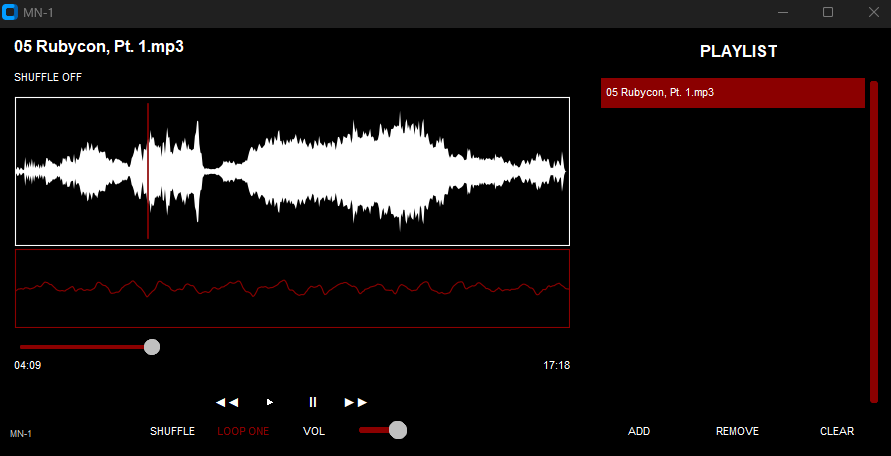

The script that drew this image:
import customtkinter as ctk
from tkinter import filedialog
import pygame
import os
from mutagen.mp3 import MP3
from mutagen.flac import FLAC as FLAC_MUTAGEN
import time
import random
import threading
import numpy as np
import soundfile as sf # Using soundfile for waveform generation
import matplotlib.pyplot as plt
from matplotlib.backends.backend_tkagg import FigureCanvasTkAgg
import traceback
import subprocess # Keep for potential future use or if needed by other libs
import sys # Keep for sys module usage

# --- Color Definitions ---
COLOR_BLACK = "#000000"; COLOR_WHITE = "#FFFFFF"; COLOR_NEAR_WHITE = "#F5F5F5"
COLOR_DEEP_RED = "#8B0000"; COLOR_LIGHT_RED_HOVER = "#A52A2A"; COLOR_BRIGHT_RED = "#FF0000"
COLOR_DARK_GRAY = "#333333"; COLOR_LIGHT_GRAY = "#D3D3D3"; COLOR_MID_GRAY = "#404040"
COLOR_DARKER_MID_GRAY = "#505050"; COLOR_LIGHTER_MID_GRAY = "#666666"
COLOR_GOLD = "#FFD700"; COLOR_LIGHT_GOLD = "#F0E68C"; COLOR_DARK_GOLD = "#B8860B"
COLOR_ORANGE = "#FFA500"; COLOR_LIGHT_ORANGE = "#FFDAB9"; COLOR_DARK_ORANGE = "#CD853F"
COLOR_PURPLE = "#8A2BE2"; COLOR_LIGHT_PURPLE = "#D8BFD8"; COLOR_DARK_PURPLE = "#4B0082"
COLOR_GREEN = "#32CD32"; COLOR_LIGHT_GREEN = "#90EE90"; COLOR_DARK_GREEN = "#006400"
COLOR_BLUE = "#00BFFF"; COLOR_LIGHT_BLUE = "#ADD8E6"; COLOR_DARK_BLUE = "#00008B"
COLOR_SUNSET_L1 = "#4D1F18"; COLOR_SUNSET_L2 = "#8C3B2E"; COLOR_SUNSET_L3 = "#C84C2F"
COLOR_SUNSET_L4 = "#D6704F"; COLOR_SUNSET_L5 = "#E09A5F"; COLOR_SUNSET_L6 = "#EEDAA8"
COLOR_OCEAN_L1 = "#172B40"; COLOR_OCEAN_L2 = "#1E3C58"; COLOR_OCEAN_L3 = "#3A6EA5"
COLOR_OCEAN_L4 = "#4C8BC9"; COLOR_OCEAN_L5 = "#4CAF8B"; COLOR_OCEAN_L6 = "#88C0B3"
COLOR_EMBER_L1 = "#4A6A5A"; COLOR_EMBER_L2 = "#9ABCA7"; COLOR_EMBER_L3 = "#FF7F50"
COLOR_EMBER_L4 = "#FFA07A"; COLOR_EMBER_L5 = "#FFDAB9"; COLOR_EMBER_L6 = "#FFE4E1"
COLOR_CYBERPUNK_L1 = "#10101A"; COLOR_CYBERPUNK_L2 = "#2A0944"; COLOR_CYBERPUNK_L3 = "#00F0FF"
COLOR_CYBERPUNK_L4 = "#E01E5A"; COLOR_CYBERPUNK_L5 = "#FFD300"; COLOR_CYBERPUNK_L6 = "#C0C0FF"
COLOR_SILVER_L1 = COLOR_NEAR_WHITE; COLOR_SILVER_L2 = "#D8D8D8"; COLOR_SILVER_L3 = "#C0C0C0"
COLOR_SILVER_L4 = "#A0A0A0"; COLOR_SILVER_L5 = "#404040"; COLOR_SILVER_L6 = COLOR_BLACK
COLOR_DARK_RED_DIM = "#600000"
COLOR_MID_DARK_GRAY = "#2A2A2A"
COLOR_VERY_LIGHT_GRAY = "#EEEEEE"
COLOR_VERY_DARK_GRAY = "#1E1E1E"
COLOR_DARK_GOLD_DIM = "#805306"
COLOR_DARK_ORANGE_DIM = "#8B4513" # SaddleBrown
COLOR_DARK_PURPLE_DIM = "#301934" # DarkPurple
COLOR_DARK_GREEN_DIM = "#004d00"
COLOR_DARK_BLUE_DIM = "#000050"

# --- Theme Palettes ---
THEMES = {
    "dark": {
        "L1_bg": COLOR_BLACK, "L2_element_dark": COLOR_MID_DARK_GRAY, "L3_accent_primary": COLOR_DEEP_RED,
        "L4_hover_bg": COLOR_DARK_GRAY, "L5_accent_secondary": COLOR_BRIGHT_RED, "L6_text_light": COLOR_WHITE,
        "slider_button": COLOR_SILVER_L3, "slider_button_hover": COLOR_BRIGHT_RED,
        "plot_bg": COLOR_BLACK, "plot_wave_main": COLOR_WHITE, "plot_osc_main": COLOR_DEEP_RED,
        "plot_wave_indicator": COLOR_BRIGHT_RED, "plot_spine": COLOR_WHITE, "plot_text": COLOR_WHITE,
        "list_scrollbar": COLOR_DARK_GRAY, "list_scrollbar_hover": COLOR_WHITE,
    },
    "light": {
        "L1_bg": COLOR_WHITE, "L2_element_dark": COLOR_LIGHT_GRAY, "L3_accent_primary": COLOR_DEEP_RED,
        "L4_hover_bg": COLOR_VERY_LIGHT_GRAY, "L5_accent_secondary": COLOR_BRIGHT_RED, "L6_text_light": COLOR_BLACK,
        "slider_button": COLOR_BLACK, "slider_button_hover": COLOR_DEEP_RED,
        "plot_bg": COLOR_WHITE, "plot_wave_main": COLOR_LIGHT_GRAY, "plot_osc_main": COLOR_DEEP_RED,
        "plot_wave_indicator": COLOR_BRIGHT_RED, "plot_spine": COLOR_BLACK, "plot_text": COLOR_BLACK,
        "list_scrollbar": COLOR_DEEP_RED, "list_scrollbar_hover": COLOR_BLACK,
    },
    "grey": {
        "L1_bg": COLOR_MID_GRAY, "L2_element_dark": COLOR_DARKER_MID_GRAY, "L3_accent_primary": COLOR_DEEP_RED,
        "L4_hover_bg": COLOR_LIGHTER_MID_GRAY, "L5_accent_secondary": COLOR_BRIGHT_RED, "L6_text_light": COLOR_WHITE,
        "slider_button": COLOR_SILVER_L3, "slider_button_hover": COLOR_BRIGHT_RED,
        "plot_bg": COLOR_MID_GRAY, "plot_wave_main": COLOR_SILVER_L3, "plot_osc_main": COLOR_DEEP_RED,
        "plot_wave_indicator": COLOR_BRIGHT_RED, "plot_spine": COLOR_SILVER_L3, "plot_text": COLOR_SILVER_L3,
        "list_scrollbar": COLOR_DEEP_RED, "list_scrollbar_hover": COLOR_WHITE,
    },
     "red": {
        "L1_bg": COLOR_DEEP_RED, "L2_element_dark": COLOR_DARK_RED_DIM, "L3_accent_primary": COLOR_WHITE,
        "L4_hover_bg": COLOR_LIGHT_RED_HOVER, "L5_accent_secondary": COLOR_LIGHT_GRAY, "L6_text_light": COLOR_WHITE,
        "slider_button": COLOR_WHITE, "slider_button_hover": COLOR_LIGHT_GRAY,
        "plot_bg": COLOR_DEEP_RED, "plot_wave_main": COLOR_WHITE, "plot_osc_main": COLOR_WHITE,
        "plot_wave_indicator": COLOR_BLACK, "plot_spine": COLOR_WHITE, "plot_text": COLOR_WHITE,
        "list_scrollbar": COLOR_WHITE, "list_scrollbar_hover": COLOR_BLACK,
    },
     "gold": {
        "L1_bg": COLOR_BLACK, "L2_element_dark": COLOR_DARK_GOLD_DIM, "L3_accent_primary": COLOR_GOLD,
        "L4_hover_bg": COLOR_DARK_GOLD, "L5_accent_secondary": COLOR_LIGHT_GOLD, "L6_text_light": COLOR_NEAR_WHITE,
        "slider_button": COLOR_NEAR_WHITE, "slider_button_hover": COLOR_LIGHT_GOLD,
        "plot_bg": COLOR_BLACK, "plot_wave_main": COLOR_GOLD, "plot_osc_main": COLOR_LIGHT_GOLD,
        "plot_wave_indicator": COLOR_LIGHT_GOLD, "plot_spine": COLOR_DARK_GOLD, "plot_text": COLOR_NEAR_WHITE,
        "list_scrollbar": COLOR_DARK_GOLD_DIM, "list_scrollbar_hover": COLOR_LIGHT_GOLD,
    },
    "orange": {
        "L1_bg": COLOR_BLACK, "L2_element_dark": COLOR_DARK_ORANGE_DIM, "L3_accent_primary": COLOR_ORANGE,
        "L4_hover_bg": COLOR_DARK_ORANGE, "L5_accent_secondary": COLOR_LIGHT_ORANGE, "L6_text_light": COLOR_NEAR_WHITE,
        "slider_button": COLOR_NEAR_WHITE, "slider_button_hover": COLOR_LIGHT_ORANGE,
        "plot_bg": COLOR_BLACK, "plot_wave_main": COLOR_ORANGE, "plot_osc_main": COLOR_LIGHT_ORANGE,
        "plot_wave_indicator": COLOR_LIGHT_ORANGE, "plot_spine": COLOR_DARK_ORANGE, "plot_text": COLOR_NEAR_WHITE,
        "list_scrollbar": COLOR_DARK_ORANGE_DIM, "list_scrollbar_hover": COLOR_LIGHT_ORANGE,
    },
    "purple": {
        "L1_bg": COLOR_BLACK, "L2_element_dark": COLOR_DARK_PURPLE_DIM, "L3_accent_primary": COLOR_PURPLE,
        "L4_hover_bg": COLOR_DARK_PURPLE, "L5_accent_secondary": COLOR_LIGHT_PURPLE, "L6_text_light": COLOR_NEAR_WHITE,
        "slider_button": COLOR_NEAR_WHITE, "slider_button_hover": COLOR_LIGHT_PURPLE,
        "plot_bg": COLOR_BLACK, "plot_wave_main": COLOR_PURPLE, "plot_osc_main": COLOR_LIGHT_PURPLE,
        "plot_wave_indicator": COLOR_LIGHT_PURPLE, "plot_spine": COLOR_DARK_PURPLE, "plot_text": COLOR_NEAR_WHITE,
        "list_scrollbar": COLOR_DARK_PURPLE_DIM, "list_scrollbar_hover": COLOR_LIGHT_PURPLE,
    },
    "green": {
        "L1_bg": COLOR_BLACK, "L2_element_dark": COLOR_DARK_GREEN_DIM, "L3_accent_primary": COLOR_GREEN,
        "L4_hover_bg": COLOR_DARK_GREEN, "L5_accent_secondary": COLOR_LIGHT_GREEN, "L6_text_light": COLOR_NEAR_WHITE,
        "slider_button": COLOR_NEAR_WHITE, "slider_button_hover": COLOR_LIGHT_GREEN,
        "plot_bg": COLOR_BLACK, "plot_wave_main": COLOR_GREEN, "plot_osc_main": COLOR_LIGHT_GREEN,
        "plot_wave_indicator": COLOR_LIGHT_GREEN, "plot_spine": COLOR_DARK_GREEN, "plot_text": COLOR_NEAR_WHITE,
        "list_scrollbar": COLOR_DARK_GREEN_DIM, "list_scrollbar_hover": COLOR_LIGHT_GREEN,
    },
    "blue": {
        "L1_bg": COLOR_BLACK, "L2_element_dark": COLOR_DARK_BLUE_DIM, "L3_accent_primary": COLOR_BLUE,
        "L4_hover_bg": COLOR_DARK_BLUE, "L5_accent_secondary": COLOR_LIGHT_BLUE, "L6_text_light": COLOR_NEAR_WHITE,
        "slider_button": COLOR_NEAR_WHITE, "slider_button_hover": COLOR_LIGHT_BLUE,
        "plot_bg": COLOR_BLACK, "plot_wave_main": COLOR_BLUE, "plot_osc_main": COLOR_LIGHT_BLUE,
        "plot_wave_indicator": COLOR_LIGHT_BLUE, "plot_spine": COLOR_DARK_BLUE, "plot_text": COLOR_NEAR_WHITE,
        "list_scrollbar": COLOR_DARK_BLUE_DIM, "list_scrollbar_hover": COLOR_LIGHT_BLUE,
    },
    "silver": {
        "L1_bg": COLOR_SILVER_L6, "L2_element_dark": COLOR_SILVER_L5, "L3_accent_primary": COLOR_SILVER_L3,
        "L4_hover_bg": COLOR_SILVER_L4, "L5_accent_secondary": COLOR_SILVER_L2, "L6_text_light": COLOR_SILVER_L1,
        "slider_button": COLOR_SILVER_L1, "slider_button_hover": COLOR_SILVER_L2,
        "plot_bg": COLOR_SILVER_L6, "plot_wave_main": COLOR_SILVER_L3, "plot_osc_main": COLOR_SILVER_L3,
        "plot_wave_indicator": COLOR_SILVER_L2, "plot_spine": COLOR_SILVER_L5,
        "plot_text": COLOR_SILVER_L1,
        "list_scrollbar": COLOR_SILVER_L5, "list_scrollbar_hover": COLOR_SILVER_L4,
    },
    "sunset": {
        "L1_bg": COLOR_BLACK, "L2_element_dark": COLOR_SUNSET_L2, "L3_accent_primary": COLOR_SUNSET_L3,
        "L4_hover_bg": COLOR_SUNSET_L4, "L5_accent_secondary": COLOR_SUNSET_L5, "L6_text_light": COLOR_NEAR_WHITE,
        "slider_button": COLOR_NEAR_WHITE, "slider_button_hover": COLOR_SUNSET_L6,
        "plot_bg": COLOR_BLACK, "plot_wave_main": COLOR_NEAR_WHITE, "plot_osc_main": COLOR_SUNSET_L3,
        "plot_wave_indicator": COLOR_SUNSET_L5, "plot_spine": COLOR_SUNSET_L2, "plot_text": COLOR_NEAR_WHITE,
        "list_scrollbar": COLOR_SUNSET_L2, "list_scrollbar_hover": COLOR_SUNSET_L5,
    },
    "ocean": {
        "L1_bg": COLOR_BLACK, "L2_element_dark": COLOR_OCEAN_L2, "L3_accent_primary": COLOR_OCEAN_L3,
        "L4_hover_bg": COLOR_OCEAN_L4, "L5_accent_secondary": COLOR_OCEAN_L5, "L6_text_light": COLOR_NEAR_WHITE,
        "slider_button": COLOR_NEAR_WHITE, "slider_button_hover": COLOR_OCEAN_L6,
        "plot_bg": COLOR_BLACK, "plot_wave_main": COLOR_NEAR_WHITE, "plot_osc_main": COLOR_OCEAN_L3,
        "plot_wave_indicator": COLOR_OCEAN_L5, "plot_spine": COLOR_OCEAN_L2, "plot_text": COLOR_NEAR_WHITE,
        "list_scrollbar": COLOR_OCEAN_L2, "list_scrollbar_hover": COLOR_OCEAN_L5,
    },
    "ember": {
        "L1_bg": COLOR_BLACK, "L2_element_dark": COLOR_EMBER_L2, "L3_accent_primary": COLOR_EMBER_L3,
        "L4_hover_bg": COLOR_EMBER_L4, "L5_accent_secondary": COLOR_EMBER_L5, "L6_text_light": COLOR_NEAR_WHITE,
        "slider_button": COLOR_NEAR_WHITE, "slider_button_hover": COLOR_EMBER_L6,
        "plot_bg": COLOR_BLACK, "plot_wave_main": COLOR_NEAR_WHITE, "plot_osc_main": COLOR_EMBER_L3,
        "plot_wave_indicator": COLOR_EMBER_L5, "plot_spine": COLOR_EMBER_L2, "plot_text": COLOR_NEAR_WHITE,
        "list_scrollbar": COLOR_EMBER_L2, "list_scrollbar_hover": COLOR_EMBER_L5,
    },
    "cyberpunk": {
        "L1_bg": COLOR_CYBERPUNK_L1, "L2_element_dark": COLOR_CYBERPUNK_L2, "L3_accent_primary": COLOR_CYBERPUNK_L3,
        "L4_hover_bg": COLOR_CYBERPUNK_L4, "L5_accent_secondary": COLOR_CYBERPUNK_L5, "L6_text_light": COLOR_NEAR_WHITE,
        "slider_button": COLOR_NEAR_WHITE, "slider_button_hover": COLOR_CYBERPUNK_L6,
        "plot_bg": COLOR_CYBERPUNK_L1, "plot_wave_main": COLOR_NEAR_WHITE, "plot_osc_main": COLOR_CYBERPUNK_L3,
        "plot_wave_indicator": COLOR_CYBERPUNK_L5, "plot_spine": COLOR_CYBERPUNK_L2, "plot_text": COLOR_NEAR_WHITE,
        "list_scrollbar": COLOR_CYBERPUNK_L2, "list_scrollbar_hover": COLOR_CYBERPUNK_L5,
    },
}

SPINE_LINEWIDTH = 0.8

class MN1MusicPlayer:
    def __init__(self, root):
        self.root = root
        self.root.title("MN-1")
        self.root.geometry("800x650")
        self.root.resizable(True, True)

        try:
            if os.name == 'nt':
                self.root.wm_attributes("-topmost", True)
                print("Window set to always on top.")
        except Exception as e:
            print(f"Could not set always-on-top attribute: {e}")

        self.themes = THEMES
        self.theme_cycle = [
             "dark", "light", "grey", "red", "gold", "orange", "silver",
             "purple", "green", "blue", "sunset", "ocean",
             "ember", "cyberpunk"
        ]
        self.current_theme_name = "dark"

        try:
            pygame.mixer.init()
        except pygame.error as e:
            print(f"FATAL: Error initializing pygame mixer: {e}")
            try:
                import tkinter.messagebox
                tkinter.messagebox.showerror("Pygame Error", f"Could not initialize audio output.\nError: {e}\n\nThe application might not play sound.")
            except: pass

        self.current_song = ""
        self.songs_list = []
        self.current_song_index = 0
        self.previous_volume = 0.5
        self.stopped_position = 0.0
        self.playing_state = False; self.paused = False; self.shuffle_state = False
        self.loop_state = 0; self.muted = False; self.slider_active = False
        self.waveform_dragging = False; self.is_seeking = False
        self.is_generating_waveform = False; self.is_loading = False; self.has_error = False
        self.sidebar_visible = True

        try: pygame.mixer.music.set_volume(self.previous_volume)
        except Exception as e: print(f"Warning: Could not set initial volume: {e}")

        self.title_font = ("SF Mono", 16, "bold")
        self.normal_font = ("SF Mono", 11)
        self.button_font = ("SF Mono", 13, "bold")
        self.play_pause_button_font = ("SF Mono", 26, "bold")

        self.fig_wave, self.ax_wave = plt.subplots(figsize=(5, 1.5))
        self.mpl_canvas_widget_wave = None
        self.position_indicator_line_wave = None
        self.fig_osc, self.ax_osc = plt.subplots(figsize=(5, 0.8))
        self.mpl_canvas_widget_osc = None
        self.ax_osc.set_ylim(-1.1, 1.1)

        self.waveform_peak_data = None; self.raw_sample_data = None; self.sample_rate = None
        self.waveform_thread = None; self.waveform_abort_flag = threading.Event()

        self.osc_window_seconds = 0.05; self.osc_downsample_factor = 5
        self.song_length = 0.0; self.song_time = 0.0
        self.time_elapsed = "00:00"; self.total_time = "00:00"
        self.update_thread = None; self.thread_running = False
        self.song_title_var = ctk.StringVar(value="NO SONG LOADED")

        self.play_pause_button = None
        self.sidebar_toggle_button = None

        self.create_frames()
        self.create_player_area()
        self.create_waveform_display()
        self.create_oscilloscope_display()
        self.create_controls()
        self.create_tracklist_area()
        self.apply_theme()

        initial_theme = self.themes[self.current_theme_name]
        initial_spine_color = initial_theme['plot_spine']
        self.draw_initial_placeholder(self.ax_wave, self.fig_wave, initial_spine_color, "LOAD A SONG")
        self.draw_initial_placeholder(self.ax_osc, self.fig_osc, initial_spine_color, "")
        self.root.protocol("WM_DELETE_WINDOW", self.on_closing)

    def _configure_axes(self, ax, fig, spine_color, bg_color):
        fig.patch.set_facecolor(bg_color)
        fig.patch.set_alpha(1.0)
        ax.set_facecolor(bg_color)
        ax.patch.set_alpha(1.0)
        ax.tick_params(axis='both', which='both', length=0, width=0, labelsize=0)
        for spine in ax.spines.values():
            spine.set_color(spine_color)
            spine.set_linewidth(SPINE_LINEWIDTH)
            spine.set_visible(True)
        ax.margins(0); ax.set_yticks([]); ax.set_xticks([])
        try: fig.subplots_adjust(left=0.01, right=0.99, top=0.99, bottom=0.01)
        except Exception as e: pass

    def create_frames(self):
        self.root.grid_rowconfigure(0, weight=1)
        self.root.grid_columnconfigure(0, weight=1)
        self.player_frame = ctk.CTkFrame(self.root, corner_radius=0)
        self.player_frame.grid(row=0, column=0, sticky="nsew", padx=10, pady=5)
        self.player_frame.grid_columnconfigure(0, weight=2)
        self.player_frame.grid_columnconfigure(1, weight=1)
        self.player_frame.grid_rowconfigure(0, weight=1)
        self.left_frame = ctk.CTkFrame(self.player_frame, corner_radius=0)
        self.left_frame.grid(row=0, column=0, sticky="nsew", padx=(0, 5))
        self.right_frame = ctk.CTkFrame(self.player_frame, corner_radius=0)
        self.left_frame.grid_rowconfigure(0, weight=1)
        self.left_frame.grid_rowconfigure(1, weight=0)
        self.left_frame.grid_columnconfigure(0, weight=1)
        self.controls_frame = ctk.CTkFrame(self.left_frame, height=80, corner_radius=0)
        self.controls_frame.grid(row=1, column=0, sticky="ew", pady=(5,5))
        self.visual_frame = ctk.CTkFrame(self.left_frame, corner_radius=0)
        self.visual_frame.grid(row=0, column=0, sticky="nsew", pady=(0,5))
        self.visual_frame.grid_columnconfigure(0, weight=1)
        self.visual_frame.grid_rowconfigure(0, weight=0)
        self.visual_frame.grid_rowconfigure(1, weight=0)
        self.visual_frame.grid_rowconfigure(2, weight=0)
        self.visual_frame.grid_rowconfigure(3, weight=1)
        self.visual_frame.grid_rowconfigure(4, weight=0)

    def create_player_area(self):
        self.info_frame = ctk.CTkFrame(self.visual_frame, corner_radius=0)
        self.info_frame.grid(row=0, column=0, sticky="ew", pady=(0,5))
        self.song_title_label = ctk.CTkLabel(self.info_frame, textvariable=self.song_title_var, font=self.title_font, anchor="w")
        self.song_title_label.pack(fill="x", padx=10, pady=(0, 2))
        WAVEFORM_HEIGHT = 70
        self.waveform_frame = ctk.CTkFrame(self.visual_frame, corner_radius=0, height=WAVEFORM_HEIGHT)
        self.waveform_frame.grid(row=1, column=0, sticky="ew", padx=10, pady=(0, 1))
        OSCILLOSCOPE_HEIGHT = 35
        self.oscilloscope_frame = ctk.CTkFrame(self.visual_frame, corner_radius=0, height=OSCILLOSCOPE_HEIGHT)
        self.oscilloscope_frame.grid(row=2, column=0, sticky="ew", padx=10, pady=(1, 5))
        self.spacer_frame = ctk.CTkFrame(self.visual_frame, height=0, fg_color="transparent")
        self.spacer_frame.grid(row=3, column=0, sticky="nsew")
        self.slider_frame = ctk.CTkFrame(self.visual_frame, corner_radius=0)
        self.slider_frame.grid(row=4, column=0, sticky="ew", pady=(0,5), padx=10)
        self.slider_frame.grid_columnconfigure(0, weight=1)
        self.slider_frame.grid_rowconfigure(0, weight=0)
        self.slider_frame.grid_rowconfigure(1, weight=0)
        self.song_slider = ctk.CTkSlider(self.slider_frame, from_=0, to=100, command=self.slide_song, variable=ctk.DoubleVar())
        self.song_slider.grid(row=0, column=0, sticky="ew", pady=5)
        self.song_slider.bind("<ButtonPress-1>", self.slider_start_scroll)
        self.song_slider.bind("<ButtonRelease-1>", self.slider_stop_scroll)
        self.time_frame = ctk.CTkFrame(self.slider_frame, corner_radius=0)
        self.time_frame.grid(row=1, column=0, sticky="ew")
        self.current_time_label = ctk.CTkLabel(self.time_frame, text="00:00", font=self.normal_font)
        self.current_time_label.pack(side="left", padx=(0, 5))
        self.total_time_label = ctk.CTkLabel(self.time_frame, text="00:00", font=self.normal_font)
        self.total_time_label.pack(side="right", padx=(5, 0))

    def create_waveform_display(self):
        self.mpl_canvas_widget_wave = FigureCanvasTkAgg(self.fig_wave, master=self.waveform_frame)
        tk_widget = self.mpl_canvas_widget_wave.get_tk_widget()
        tk_widget.pack(fill="both", expand=True)
        self.fig_wave.canvas.mpl_connect('button_press_event', self.on_waveform_press)
        self.fig_wave.canvas.mpl_connect('motion_notify_event', self.on_waveform_motion)
        tk_widget.bind('<ButtonRelease-1>', self.on_waveform_release)
        tk_widget.bind('<Leave>', self.on_waveform_leave)

    def create_oscilloscope_display(self):
        self.mpl_canvas_widget_osc = FigureCanvasTkAgg(self.fig_osc, master=self.oscilloscope_frame)
        tk_widget_osc = self.mpl_canvas_widget_osc.get_tk_widget()
        tk_widget_osc.pack(fill="both", expand=True)

    def draw_initial_placeholder(self, ax, fig, border_color, message="", text_color=None):
        if not ax or not fig or not fig.canvas: return
        try:
            theme = self.themes[self.current_theme_name]
            bg_color = theme['plot_bg']
            if text_color is None: text_color = theme['plot_text']
            ax.clear()
            self._configure_axes(ax, fig, border_color, bg_color)
            font_size = 7 if fig == self.fig_osc else 9
            if message: ax.text(0.5, 0.5, message, ha='center', va='center', fontsize=font_size, color=text_color, transform=ax.transAxes, fontfamily='SF Mono')
            if ax == self.ax_osc: ax.set_ylim(-1.1, 1.1)
            try: fig.canvas.draw_idle()
            except Exception: pass
            if ax == self.ax_wave: self.position_indicator_line_wave = None
        except Exception as e: print(f"Error drawing placeholder: {e}")

    def create_controls(self):
        self.buttons_frame = ctk.CTkFrame(self.controls_frame, corner_radius=0)
        self.buttons_frame.pack(pady=(5,0), anchor="center")
        button_kwargs = {"font": self.button_font, "border_width": 0, "corner_radius": 0, "width": 70, "height": 56}
        self.prev_button = ctk.CTkButton(self.buttons_frame, text="◄◄", command=self.previous_song, **button_kwargs); self.prev_button.grid(row=0, column=0, padx=4)
        self.play_pause_button = ctk.CTkButton(self.buttons_frame, text="▶", command=self.toggle_play_pause, **button_kwargs); self.play_pause_button.grid(row=0, column=1, padx=4)
        self.next_button = ctk.CTkButton(self.buttons_frame, text="►►", command=self.next_song, **button_kwargs); self.next_button.grid(row=0, column=2, padx=4)
        if self.play_pause_button and self.play_pause_button.winfo_exists(): self.play_pause_button.configure(font=self.play_pause_button_font)
        self.extra_frame = ctk.CTkFrame(self.controls_frame, corner_radius=0)
        self.extra_frame.pack(pady=(2,5), anchor="center")
        extra_button_kwargs = {"font": self.normal_font, "border_width": 0, "corner_radius": 0, "width": 65, "height": 25}
        theme_button_kwargs = {"font": self.normal_font, "border_width": 0, "corner_radius": 0, "width": 65, "height": 25}
        self.sidebar_toggle_button = ctk.CTkButton(self.extra_frame, text="SIDE", command=self.toggle_sidebar, **extra_button_kwargs)
        self.sidebar_toggle_button.grid(row=0, column=0, padx=3)
        self.theme_toggle_button = ctk.CTkButton(self.extra_frame, text="MN-1", command=self.toggle_theme,**theme_button_kwargs)
        self.theme_toggle_button.grid(row=0, column=1, padx=3)
        self.mix_button = ctk.CTkButton(self.extra_frame, text="MIX", command=self.toggle_mix, **extra_button_kwargs)
        self.mix_button.grid(row=0, column=2, padx=3)
        self.loop_button = ctk.CTkButton(self.extra_frame, text="LOOP", command=self.toggle_loop, **extra_button_kwargs)
        self.loop_button.grid(row=0, column=3, padx=3)
        self.volume_button = ctk.CTkButton(self.extra_frame, text="VOL", command=self.toggle_mute, **extra_button_kwargs)
        self.volume_button.grid(row=0, column=4, padx=3)
        self.volume_slider = ctk.CTkSlider(self.extra_frame, from_=0, to=1, number_of_steps=100, command=self.volume_adjust, width=90, height=18);
        self.volume_slider.set(self.previous_volume)
        self.volume_slider.grid(row=0, column=5, padx=(3, 10), pady=(0,3))

    def create_tracklist_area(self):
        self.right_frame.grid(row=0, column=1, sticky="nsew", padx=(5, 0))
        self.right_frame.grid_columnconfigure(0, weight=1)
        self.right_frame.grid_rowconfigure(0, weight=0)
        self.right_frame.grid_rowconfigure(1, weight=1)
        self.right_frame.grid_rowconfigure(2, weight=0)
        self.playlist_label_frame = ctk.CTkFrame(self.right_frame, corner_radius=0)
        self.playlist_label_frame.grid(row=0, column=0, sticky="ew", pady=5)
        self.tracklist_label = ctk.CTkLabel(self.playlist_label_frame, text="TRACKLIST", font=self.title_font)
        self.tracklist_label.pack(anchor="center")
        self.playlist_frame = ctk.CTkFrame(self.right_frame, corner_radius=0)
        self.playlist_frame.grid(row=1, column=0, sticky="nsew", padx=5, pady=0)
        self.playlist_frame.grid_rowconfigure(0, weight=1)
        self.playlist_frame.grid_columnconfigure(0, weight=1)
        self.playlist_scrollable = ctk.CTkScrollableFrame(self.playlist_frame)
        self.playlist_scrollable.grid(row=0, column=0, sticky="nsew")
        self.playlist_entries = []
        self.playlist_buttons_frame = ctk.CTkFrame(self.right_frame, corner_radius=0)
        self.playlist_buttons_frame.grid(row=2, column=0, sticky="ew", pady=(5,10))
        self.playlist_buttons_frame.grid_columnconfigure(0, weight=1)
        self.playlist_buttons_frame.grid_columnconfigure(1, weight=1)
        self.playlist_buttons_frame.grid_columnconfigure(2, weight=1)
        playlist_button_kwargs = {"font": self.normal_font, "border_width": 0, "corner_radius": 0}
        self.load_button = ctk.CTkButton(self.playlist_buttons_frame, text="LOAD", command=self.add_songs, **playlist_button_kwargs)
        self.load_button.grid(row=0, column=0, padx=5, pady=5, sticky="ew")
        self.remove_button = ctk.CTkButton(self.playlist_buttons_frame, text="REMOVE", command=self.remove_song, **playlist_button_kwargs)
        self.remove_button.grid(row=0, column=1, padx=5, pady=5, sticky="ew")
        self.clear_button = ctk.CTkButton(self.playlist_buttons_frame, text="CLEAR", command=self.clear_playlist, **playlist_button_kwargs)
        self.clear_button.grid(row=0, column=2, padx=5, pady=5, sticky="ew")

    def toggle_sidebar(self):
        if self.sidebar_visible:
            self.right_frame.grid_forget()
            self.player_frame.grid_columnconfigure(0, weight=1)
            self.player_frame.grid_columnconfigure(1, weight=0)
            self.sidebar_visible = False
            print("Sidebar hidden")
        else:
            self.right_frame.grid(row=0, column=1, sticky="nsew", padx=(5, 0))
            self.player_frame.grid_columnconfigure(0, weight=2)
            self.player_frame.grid_columnconfigure(1, weight=1)
            self.sidebar_visible = True
            print("Sidebar shown")
        self.apply_sidebar_button_state()
        self.root.after(10, self._redraw_plots_after_toggle)

    def _redraw_plots_after_toggle(self):
        try:
            if self.fig_wave and self.fig_wave.canvas: self.fig_wave.canvas.draw_idle()
            if self.fig_osc and self.fig_osc.canvas: self.fig_osc.canvas.draw_idle()
            if self.mpl_canvas_widget_wave and self.mpl_canvas_widget_wave.get_tk_widget().winfo_exists(): self.mpl_canvas_widget_wave.get_tk_widget().update_idletasks()
            if self.mpl_canvas_widget_osc and self.mpl_canvas_widget_osc.get_tk_widget().winfo_exists(): self.mpl_canvas_widget_osc.get_tk_widget().update_idletasks()
        except Exception as e: print(f"Error redrawing plots after toggle: {e}")

    def apply_sidebar_button_state(self):
        if not (self.sidebar_toggle_button and self.sidebar_toggle_button.winfo_exists()): return
        theme = self.themes[self.current_theme_name]
        base_text_col = COLOR_BLACK if self.current_theme_name == "light" else theme["L6_text_light"]
        accent_col = theme["L3_accent_primary"]
        color = accent_col if not self.sidebar_visible else base_text_col
        self.sidebar_toggle_button.configure(text_color=color)

    def toggle_theme(self):
        try:
            current_index = self.theme_cycle.index(self.current_theme_name)
            next_index = (current_index + 1) % len(self.theme_cycle)
            self.current_theme_name = self.theme_cycle[next_index]
        except ValueError:
            self.current_theme_name = self.theme_cycle[0]
        print(f"Switching theme to: {self.current_theme_name}")
        self.apply_theme()

    def apply_theme(self):
        theme = self.themes[self.current_theme_name]
        theme_button_display_text = "MN-1"
        bg_col = theme["L1_bg"]; element_dark_col = theme["L2_element_dark"]
        accent_col = theme["L3_accent_primary"]; hover_col = theme["L4_hover_bg"]
        accent_light_col = theme["L5_accent_secondary"]; text_col = theme["L6_text_light"]
        slider_button_col = theme.get("slider_button", text_col)
        slider_button_hover_col = theme.get("slider_button_hover", accent_light_col)
        list_scrollbar_col = theme["list_scrollbar"]; list_scrollbar_hover_col = theme["list_scrollbar_hover"]
        plot_bg_col = theme["plot_bg"]; plot_spine_col = theme["plot_spine"]; plot_text_col = theme["plot_text"]
        try:
            self.root.configure(fg_color=bg_col)
            for frame in [self.player_frame, self.left_frame, self.right_frame, self.controls_frame, self.visual_frame, self.info_frame, self.waveform_frame, self.oscilloscope_frame, self.spacer_frame, self.slider_frame, self.time_frame, self.playlist_label_frame, self.playlist_frame, self.playlist_buttons_frame, self.buttons_frame, self.extra_frame]:
                if frame and frame.winfo_exists():
                     if frame is self.spacer_frame: frame.configure(fg_color="transparent")
                     else: frame.configure(fg_color=bg_col)
            for label in [self.song_title_label, self.current_time_label, self.total_time_label, self.tracklist_label]:
                 if label and label.winfo_exists(): label.configure(fg_color="transparent", text_color=text_col)
            main_button_fg = bg_col; main_button_text = text_col
            if self.current_theme_name == "light": main_button_fg = COLOR_WHITE; main_button_text = COLOR_BLACK
            for btn in [self.prev_button, self.play_pause_button, self.next_button]:
                 if btn and btn.winfo_exists():
                     btn.configure(fg_color=main_button_fg, text_color=main_button_text, hover_color=hover_col)
                     if btn is self.play_pause_button: btn.configure(font=self.play_pause_button_font)
                     else: btn.configure(font=self.button_font)
            extra_button_fg = main_button_fg; extra_button_text = main_button_text
            extra_buttons = [self.sidebar_toggle_button, self.mix_button, self.loop_button, self.volume_button, self.theme_toggle_button, self.load_button, self.remove_button, self.clear_button]
            for btn in extra_buttons:
                 if btn and btn.winfo_exists():
                     btn.configure(fg_color=extra_button_fg, hover_color=hover_col)
                     if btn is self.theme_toggle_button: btn.configure(text_color=accent_col)
                     elif btn is self.sidebar_toggle_button: self.apply_sidebar_button_state()
                     else: btn.configure(text_color=extra_button_text)
            if self.theme_toggle_button and self.theme_toggle_button.winfo_exists(): self.theme_toggle_button.configure(text=theme_button_display_text)
            if self.song_slider and self.song_slider.winfo_exists(): self.song_slider.configure(fg_color=element_dark_col, progress_color=accent_col, button_color=slider_button_col, button_hover_color=slider_button_hover_col)
            if self.volume_slider and self.volume_slider.winfo_exists(): self.volume_slider.configure(fg_color=element_dark_col, progress_color=accent_col, button_color=slider_button_col, button_hover_color=slider_button_hover_col)
            if self.playlist_scrollable and self.playlist_scrollable.winfo_exists(): self.playlist_scrollable.configure(fg_color=bg_col, scrollbar_button_color=list_scrollbar_col, scrollbar_button_hover_color=list_scrollbar_hover_col)
            mute_color = accent_col if self.muted else extra_button_text; mute_text = "MUTED" if self.muted else "VOL"
            if self.volume_button and self.volume_button.winfo_exists(): self.volume_button.configure(text_color=mute_color, text=mute_text)
            mix_color = accent_col if self.shuffle_state else extra_button_text
            if self.mix_button and self.mix_button.winfo_exists(): self.mix_button.configure(text_color=mix_color)
            self.apply_loop_button_state()
            self.apply_sidebar_button_state()
            selected_idx = -1
            for i, entry in enumerate(self.playlist_entries):
                 if entry and entry.get("frame") and entry["frame"].winfo_exists() and entry.get("selected"): selected_idx = i; break
            if selected_idx != -1: self.select_song(selected_idx)
            else:
                 bg_color_default = theme["L1_bg"]; text_color_default = theme["L6_text_light"]
                 for entry in self.playlist_entries:
                    try:
                        if entry and not entry.get("selected"):
                            if entry.get("frame") and entry["frame"].winfo_exists(): entry["frame"].configure(fg_color=bg_color_default)
                            if entry.get("label") and entry["label"].winfo_exists(): entry["label"].configure(fg_color="transparent", text_color=text_color_default)
                    except Exception: pass
            if self.ax_wave and self.fig_wave and self.fig_wave.canvas:
                self._configure_axes(self.ax_wave, self.fig_wave, plot_spine_col, plot_bg_col)
                if self.waveform_peak_data is not None: self.draw_static_matplotlib_waveform()
                else:
                     placeholder_msg = self.song_title_var.get() if "ERROR" in self.song_title_var.get() or "FAILED" in self.song_title_var.get() else ("LOAD A SONG" if not self.current_song else "NO WAVEFORM DATA")
                     self.draw_initial_placeholder(self.ax_wave, self.fig_wave, plot_spine_col, placeholder_msg, plot_text_col)
            if self.ax_osc and self.fig_osc and self.fig_osc.canvas:
                 self._configure_axes(self.ax_osc, self.fig_osc, plot_spine_col, plot_bg_col)
                 if self.playing_state and self.raw_sample_data is not None: self.update_oscilloscope()
                 else: self.draw_initial_placeholder(self.ax_osc, self.fig_osc, plot_spine_col, "", plot_text_col)
        except Exception as e:
            print(f"Error applying theme '{self.current_theme_name}': {e}")
            traceback.print_exc()

    def _update_display_title(self, base_title=""):
        prefix = ""
        title = base_title if base_title else os.path.basename(self.current_song) if self.current_song else "NO SONG LOADED"
        if self.has_error: prefix = "[ERROR] "
        elif self.is_loading: prefix = "[LOADING...] "
        elif self.is_generating_waveform: prefix = "[GENERATING...] "
        elif self.playing_state: prefix = "[PLAYING] "
        elif self.paused: prefix = "[PAUSED] "
        elif not self.songs_list and not self.current_song: title = "TRACKLIST EMPTY"
        elif not self.current_song: title = "NO SONG LOADED"
        if self.song_title_label and self.song_title_label.winfo_exists(): self.song_title_var.set(f"{prefix}{title}")

    def add_songs(self):
        songs = filedialog.askopenfilenames(title="Select Audio Files", filetypes=(("Audio Files", "*.mp3 *.flac"), ("MP3 Files", "*.mp3"), ("FLAC Files", "*.flac"), ("All Files", "*.*")))
        added_count = 0
        if not songs: return
        for song_path in songs:
            if os.path.exists(song_path):
                 try:
                    file_ext = os.path.splitext(song_path)[1].lower()
                    if file_ext == ".mp3": MP3(song_path)
                    elif file_ext == ".flac": FLAC_MUTAGEN(song_path)
                    else: print(f"Skipping unsupported file type: {os.path.basename(song_path)}"); continue
                    song_name = os.path.basename(song_path)
                    if song_path not in self.songs_list: self.add_song_to_playlist(song_name, song_path); self.songs_list.append(song_path); added_count += 1
                    else: print(f"Song already in tracklist: {song_name}")
                 except Exception as e: print(f"Skipping invalid/unreadable file: {os.path.basename(song_path)} - Error: {e}")
            else: print(f"Skipping non-existent file: {song_path}")
        if added_count > 0: print(f"{added_count} TRACK(S) ADDED")
        elif added_count == 0 and songs: print("NO NEW TRACKS ADDED")
        if added_count > 0 and len(self.songs_list) == added_count:
            if self.song_title_var.get() == "TRACKLIST EMPTY": self._update_display_title(base_title="NO SONG LOADED")
            if not self.current_song and not self.playing_state and not self.paused: self.select_song(0)

    def add_song_to_playlist(self, song_name, song_path):
        index = len(self.playlist_entries)
        theme = self.themes[self.current_theme_name]
        list_item_bg = theme["L1_bg"]; list_item_fg = theme["L6_text_light"]
        song_frame = ctk.CTkFrame(self.playlist_scrollable, fg_color=list_item_bg, corner_radius=0)
        song_frame.pack(fill="x", pady=1, ipady=1)
        song_label = ctk.CTkLabel(song_frame, text=song_name, font=self.normal_font, fg_color="transparent", text_color=list_item_fg, anchor="w", justify="left", cursor="hand2")
        song_label.pack(fill="x", padx=5)
        song_label.bind("<Button-1>", lambda e, idx=index: self.select_song(idx))
        song_label.bind("<Double-Button-1>", lambda e, idx=index: self.play_selected_song_by_index(idx))
        self.playlist_entries.append({"frame": song_frame, "label": song_label, "selected": False, "index": index})

    # --- select_song MODIFIED FOR TEXT-ONLY HIGHLIGHT ---
    def select_song(self, index):
        if not (0 <= index < len(self.playlist_entries)): return

        theme = self.themes[self.current_theme_name]
        selected_color = theme["L3_accent_primary"] # Accent color for selected text
        default_text_color = theme["L6_text_light"] # Default text color
        default_bg_color = theme["L1_bg"]           # Default background color for frames

        for i, entry in enumerate(self.playlist_entries):
            if not (entry and entry.get("frame") and entry.get("label")):
                continue # Skip if entry is invalid

            is_selected = (i == index)

            # Determine colors based on selection state
            frame_bg = default_bg_color # Frame background ALWAYS default
            text_color = selected_color if is_selected else default_text_color # Text color changes

            try:
                # Configure Frame background (always default)
                if entry["frame"].winfo_exists():
                    entry["frame"].configure(fg_color=frame_bg)

                # Configure Label text color (changes) and make FG transparent
                if entry["label"].winfo_exists():
                    entry["label"].configure(fg_color="transparent", text_color=text_color)

            except Exception as e:
                # Avoid spamming errors for destroyed widgets during rapid changes
                if "invalid command name" not in str(e).lower():
                    print(f"Warning: Error configuring tracklist entry {i} during select: {e}")

            entry["selected"] = is_selected # Update selection state
    # --- End select_song modification ---

    def play_selected_song_by_index(self, index):
        if 0 <= index < len(self.songs_list):
             self.abort_waveform_generation()
             self.current_song_index = index
             self.select_song(index)
             self.play_music()
        else: print(f"Warning: play_selected_song_by_index index {index} out of range.");

    def play_selected_song(self, event=None):
        selected_index = -1
        for index, entry in enumerate(self.playlist_entries):
            if entry and entry.get("frame") and entry["frame"].winfo_exists() and entry.get("selected"): selected_index = index; break
        if selected_index != -1: self.play_selected_song_by_index(selected_index)
        elif self.playlist_entries: self.play_selected_song_by_index(0)
        else: self._update_display_title()

    def remove_song(self):
        removed_index = -1; is_current_song_removed = False; current_selected_index = -1
        for i, entry in enumerate(self.playlist_entries):
             if entry and entry.get("frame") and entry["frame"].winfo_exists() and entry.get("selected"): current_selected_index = i; break
        if current_selected_index == -1: print("NO TRACK SELECTED"); return
        removed_index = current_selected_index
        current_song_path = self.songs_list[removed_index] if removed_index < len(self.songs_list) else None
        if current_song_path and removed_index == self.current_song_index and self.current_song == current_song_path: is_current_song_removed = True
        if removed_index < len(self.playlist_entries):
             try:
                 if self.playlist_entries[removed_index]["frame"].winfo_exists(): self.playlist_entries[removed_index]["frame"].destroy()
             except Exception: pass
             removed_entry_data = self.playlist_entries.pop(removed_index)
        else: print("Warning: Playlist entry index mismatch during remove."); return
        if removed_index < len(self.songs_list): removed_song_path = self.songs_list.pop(removed_index); print(f"Removed: {os.path.basename(removed_song_path)}")
        else: print("Warning: Song list index mismatch during remove."); return
        new_selected_index = -1
        if is_current_song_removed: new_selected_index = removed_index if removed_index < len(self.playlist_entries) else removed_index - 1
        else:
            if self.current_song_index > removed_index: self.current_song_index -= 1
            new_selected_index = self.current_song_index
        for i in range(len(self.playlist_entries)):
            entry = self.playlist_entries[i]
            if entry:
                entry["index"] = i
                try:
                    if entry.get("label") and entry["label"].winfo_exists():
                        entry["label"].unbind("<Button-1>"); entry["label"].unbind("<Double-Button-1>")
                        entry["label"].bind("<Button-1>", lambda e, idx=i: self.select_song(idx))
                        entry["label"].bind("<Double-Button-1>", lambda e, idx=i: self.play_selected_song_by_index(idx))
                except Exception as e: print(f"Error re-binding tracklist entry {i}: {e}")
        if is_current_song_removed:
            self.stop(); self.current_song = ""; self.has_error = False; self.is_loading = False; self.is_generating_waveform = False;
            self._update_display_title(base_title="NO SONG LOADED")
            if self.play_pause_button and self.play_pause_button.winfo_exists(): self.play_pause_button.configure(text="▶")
            theme = self.themes[self.current_theme_name]; spine_color = theme['plot_spine']
            self.draw_initial_placeholder(self.ax_wave, self.fig_wave, spine_color, "TRACK REMOVED")
            self.draw_initial_placeholder(self.ax_osc, self.fig_osc, spine_color, "")
            self.raw_sample_data = None; self.waveform_peak_data = None; self.sample_rate = None; self.song_length = 0;
            if self.total_time_label and self.total_time_label.winfo_exists(): self.total_time_label.configure(text="00:00");
            if self.current_time_label and self.current_time_label.winfo_exists(): self.current_time_label.configure(text="00:00");
            if self.song_slider and self.song_slider.winfo_exists(): self.song_slider.set(0); self.song_slider.configure(to=100)
            if len(self.playlist_entries) > 0:
                 select_idx = max(0, min(new_selected_index, len(self.playlist_entries) - 1))
                 self.select_song(select_idx)
                 self.current_song_index = select_idx
            elif len(self.songs_list) == 0: self._update_display_title(base_title="TRACKLIST EMPTY")
        elif len(self.songs_list) == 0:
            self.current_song_index = 0; self.current_song = ""; self.has_error = False; self.is_loading = False; self.is_generating_waveform = False;
            self._update_display_title(base_title="TRACKLIST EMPTY")
            if self.play_pause_button and self.play_pause_button.winfo_exists(): self.play_pause_button.configure(text="▶")
            theme = self.themes[self.current_theme_name]; spine_color = theme['plot_spine']
            self.draw_initial_placeholder(self.ax_wave, self.fig_wave, spine_color, "TRACKLIST EMPTY")
            self.draw_initial_placeholder(self.ax_osc, self.fig_osc, spine_color, "")
            self.raw_sample_data = None; self.waveform_peak_data = None; self.sample_rate = None; self.song_length = 0;
            if self.total_time_label and self.total_time_label.winfo_exists(): self.total_time_label.configure(text="00:00");
            if self.current_time_label and self.current_time_label.winfo_exists(): self.current_time_label.configure(text="00:00");
            if self.song_slider and self.song_slider.winfo_exists(): self.song_slider.set(0); self.song_slider.configure(to=100)
        else:
             if 0 <= new_selected_index < len(self.playlist_entries): self.select_song(new_selected_index)

    def clear_playlist(self):
        self.stop();
        for entry in self.playlist_entries:
            try:
                 if entry and entry.get("frame") and entry["frame"].winfo_exists(): entry["frame"].destroy()
            except Exception: pass
        self.playlist_entries.clear(); self.songs_list.clear(); self.current_song_index = 0; self.current_song = ""
        self.has_error = False; self.is_loading = False; self.is_generating_waveform = False;
        self._update_display_title(base_title="TRACKLIST CLEARED")
        if self.play_pause_button and self.play_pause_button.winfo_exists(): self.play_pause_button.configure(text="▶")
        self.waveform_peak_data = None; self.raw_sample_data = None; self.sample_rate = None
        theme = self.themes[self.current_theme_name]; spine_color = theme['plot_spine']
        self.draw_initial_placeholder(self.ax_wave, self.fig_wave, spine_color, "TRACKLIST CLEARED")
        self.draw_initial_placeholder(self.ax_osc, self.fig_osc, spine_color, "")
        if self.total_time_label and self.total_time_label.winfo_exists(): self.total_time_label.configure(text="00:00");
        if self.current_time_label and self.current_time_label.winfo_exists(): self.current_time_label.configure(text="00:00");
        if self.song_slider and self.song_slider.winfo_exists(): self.song_slider.set(0); self.song_slider.configure(to=100)
        self.song_length = 0; self._update_display_title(base_title="TRACKLIST EMPTY")

    def toggle_play_pause(self):
        if not self.songs_list:
            self._update_display_title(base_title="TRACKLIST EMPTY")
            if self.play_pause_button and self.play_pause_button.winfo_exists(): self.play_pause_button.configure(text="▶")
            return
        self.has_error = False; theme = self.themes[self.current_theme_name]; active_button_color = theme["L4_hover_bg"]
        default_button_color = COLOR_WHITE if self.current_theme_name == "light" else theme["L1_bg"]; spine_color = theme['plot_spine']
        if self.play_pause_button and self.play_pause_button.winfo_exists():
            self.play_pause_button.configure(fg_color=active_button_color)
            self.root.after(100, lambda: self.play_pause_button.configure(fg_color=default_button_color) if self.play_pause_button and self.play_pause_button.winfo_exists() else None)
        if self.playing_state:
            if not self.paused:
                try:
                    current_pos_ms = 0
                    if pygame.mixer.get_init() and pygame.mixer.music.get_busy():
                        current_pos_ms = pygame.mixer.music.get_pos()
                        if current_pos_ms != -1:
                            time_since_last_play_sec = current_pos_ms / 1000.0
                            self.stopped_position = self.stopped_position + time_since_last_play_sec
                            self.song_time = self.stopped_position
                    pygame.mixer.music.pause()
                    self.paused = True; self.playing_state = False; self.thread_running = False
                    if self.play_pause_button and self.play_pause_button.winfo_exists(): self.play_pause_button.configure(text="▶")
                    self._update_display_title()
                    print(f"Playback Paused at {self.stopped_position:.2f}s (Raw mixer pos: {current_pos_ms}ms)")
                except pygame.error as e: print(f"Pygame error during pause: {e}"); self.has_error = True; self._update_display_title()
        elif self.paused:
             try:
                 pygame.mixer.music.unpause()
                 self.paused = False; self.playing_state = True
                 if self.play_pause_button and self.play_pause_button.winfo_exists(): self.play_pause_button.configure(text="II")
                 self._update_display_title(); self.start_update_thread()
                 print(f"Resumed playback from {self.stopped_position:.2f}s")
             except pygame.error as e: print(f"Pygame error during unpause: {e}"); self.has_error = True; self._update_display_title()
        else:
            song_to_play_index = -1; selected_idx = -1; is_resuming = False
            for i, entry in enumerate(self.playlist_entries):
                 if entry and entry.get("frame") and entry["frame"].winfo_exists() and entry.get("selected"): selected_idx = i; break
            if selected_idx != -1 and 0 <= selected_idx < len(self.songs_list):
                song_to_play_index = selected_idx
                is_resuming = (song_to_play_index == self.current_song_index and self.stopped_position > 0 and self.current_song == self.songs_list[song_to_play_index])
            elif self.current_song and self.stopped_position > 0 and 0 <= self.current_song_index < len(self.songs_list) and self.songs_list[self.current_song_index] == self.current_song:
                song_to_play_index = self.current_song_index; is_resuming = True
            elif self.songs_list:
                 current_selected_index = -1
                 for i, entry in enumerate(self.playlist_entries):
                     if entry and entry.get("frame") and entry["frame"].winfo_exists() and entry.get("selected"): current_selected_index = i; break
                 if 0 <= current_selected_index < len(self.songs_list): song_to_play_index = current_selected_index
                 elif 0 <= self.current_song_index < len(self.songs_list): song_to_play_index = self.current_song_index
                 else: song_to_play_index = 0
                 is_resuming = (song_to_play_index == self.current_song_index and self.stopped_position > 0 and self.current_song == self.songs_list[song_to_play_index])
            if song_to_play_index != -1:
                new_song_path = self.songs_list[song_to_play_index]
                song_changed = (new_song_path != self.current_song)
                self.current_song_index = song_to_play_index; self.current_song = new_song_path
                self.select_song(self.current_song_index)
                try:
                    self.is_loading = True; self._update_display_title()
                    if song_changed or not is_resuming:
                         self.abort_waveform_generation(); self.update_song_info()
                         self.draw_initial_placeholder(self.ax_wave, self.fig_wave, spine_color, "LOADING...")
                         self.draw_initial_placeholder(self.ax_osc, self.fig_osc, spine_color, "")
                         pygame.mixer.music.load(self.current_song); start_pos = 0.0
                         self.stopped_position = 0.0; self.song_time = 0.0
                         print(f"Starting new playback: {os.path.basename(self.current_song)}")
                    else:
                         start_pos = self.stopped_position
                         print(f"Resuming stopped playback: {os.path.basename(self.current_song)} at {start_pos:.2f}s")
                    pygame.mixer.music.play(start=start_pos)
                    self.playing_state = True; self.paused = False; self.is_loading = False
                    if self.play_pause_button and self.play_pause_button.winfo_exists(): self.play_pause_button.configure(text="II")
                    self._update_display_title(); self.start_update_thread()
                    if song_changed or not is_resuming: self.trigger_waveform_generation()
                except pygame.error as e:
                    print(f"Pygame Error: {e}"); self.has_error = True; self.is_loading = False; self._update_display_title(base_title=f"{os.path.basename(self.current_song)}"); self.playing_state = False; self.paused = False; self.current_song = ""
                    if self.play_pause_button and self.play_pause_button.winfo_exists(): self.play_pause_button.configure(text="▶")
                except Exception as e:
                    print(f"Error: {e}"); traceback.print_exc(); self.has_error = True; self.is_loading = False; self._update_display_title(base_title=f"{os.path.basename(self.current_song)}"); self.playing_state = False; self.paused = False; self.current_song = ""
                    if self.play_pause_button and self.play_pause_button.winfo_exists(): self.play_pause_button.configure(text="▶")
            else:
                 self._update_display_title(base_title="TRACKLIST EMPTY?")
                 if self.play_pause_button and self.play_pause_button.winfo_exists(): self.play_pause_button.configure(text="▶")

    def play_music(self):
        if not self.songs_list or not (0 <= self.current_song_index < len(self.songs_list)):
            self._update_display_title(base_title="INVALID SELECTION")
            if self.play_pause_button and self.play_pause_button.winfo_exists(): self.play_pause_button.configure(text="▶")
            return
        self.has_error = False; self.current_song = self.songs_list[self.current_song_index]; self.stopped_position = 0.0; self.song_time = 0.0
        theme = self.themes[self.current_theme_name]; spine_color = theme['plot_spine']
        try:
            self.abort_waveform_generation(); print(f"play_music: Loading {os.path.basename(self.current_song)}")
            self.is_loading = True; self._update_display_title()
            pygame.mixer.music.stop(); pygame.mixer.music.load(self.current_song)
            self.update_song_info(); pygame.mixer.music.play()
            self.playing_state = True; self.paused = False; self.is_loading = False
            if self.play_pause_button and self.play_pause_button.winfo_exists(): self.play_pause_button.configure(text="II")
            self.select_song(self.current_song_index); self._update_display_title()
            if self.song_slider and self.song_slider.winfo_exists(): self.song_slider.set(0)
            if self.current_time_label and self.current_time_label.winfo_exists(): self.current_time_label.configure(text="00:00")
            self.draw_initial_placeholder(self.ax_wave, self.fig_wave, spine_color,"GENERATING...")
            self.draw_initial_placeholder(self.ax_osc, self.fig_osc, spine_color,"")
            self.trigger_waveform_generation(); self.start_update_thread()
        except pygame.error as e:
             print(f"Pygame Error: {e}"); self.has_error = True; self.is_loading = False; self._update_display_title(base_title=f"{os.path.basename(self.current_song)}"); self.playing_state = False; self.paused = False; self.current_song = "";
             if self.play_pause_button and self.play_pause_button.winfo_exists(): self.play_pause_button.configure(text="▶");
             self.draw_initial_placeholder(self.ax_wave, self.fig_wave, spine_color,"LOAD ERROR"); self.draw_initial_placeholder(self.ax_osc, self.fig_osc, spine_color,"")
        except Exception as e:
             print(f"Error: {e}"); traceback.print_exc(); self.has_error = True; self.is_loading = False; self._update_display_title(base_title=f"{os.path.basename(self.current_song)}"); self.playing_state = False; self.paused = False; self.current_song = "";
             if self.play_pause_button and self.play_pause_button.winfo_exists(): self.play_pause_button.configure(text="▶");
             self.draw_initial_placeholder(self.ax_wave, self.fig_wave, spine_color,"ERROR"); self.draw_initial_placeholder(self.ax_osc, self.fig_osc, spine_color,"")

    def stop(self):
        if self.playing_state or self.paused:
            final_pos = 0.0
            try:
                if self.paused: final_pos = self.stopped_position
                elif self.playing_state and pygame.mixer.get_init() and pygame.mixer.music.get_busy():
                    current_pos_ms = pygame.mixer.music.get_pos()
                    if current_pos_ms != -1: final_pos = self.stopped_position + (current_pos_ms / 1000.0)
                    else: final_pos = self.song_time
                else: final_pos = self.song_time
                print(f"Stop called, final calculated pos: {final_pos:.2f}s")
                pygame.mixer.music.stop()
            except pygame.error as e: print(f"Pygame error during stop: {e}")
            finally:
                was_playing_or_paused = self.playing_state or self.paused
                self.playing_state = False; self.paused = False
                self.stopped_position = np.clip(final_pos, 0.0, self.song_length if self.song_length > 0 else final_pos + 1.0)
                self.song_time = self.stopped_position
                self._update_display_title(); self.thread_running = False
                if self.play_pause_button and self.play_pause_button.winfo_exists(): self.play_pause_button.configure(text="▶")
                if was_playing_or_paused:
                    slider_val = self.stopped_position
                    if self.song_slider and self.song_slider.winfo_exists(): self.song_slider.set(slider_val)
                    if self.current_time_label and self.current_time_label.winfo_exists(): mins, secs = divmod(int(self.stopped_position), 60); self.current_time_label.configure(text=f"{mins:02d}:{secs:02d}")
                    theme = self.themes[self.current_theme_name]; spine_color = theme['plot_spine']
                    pos_ratio = np.clip(self.stopped_position / self.song_length, 0.0, 1.0) if self.song_length > 0 else 0.0
                    self.draw_waveform_position_indicator(pos_ratio)
                    if self.fig_wave and self.fig_wave.canvas: self.fig_wave.canvas.draw_idle()
                    self.draw_initial_placeholder(self.ax_osc, self.fig_osc, spine_color,"")
                    print(f"Stopped. Recorded pos: {self.stopped_position:.2f}s")
        else:
            self.thread_running = False; self._update_display_title()
            if self.play_pause_button and self.play_pause_button.winfo_exists(): self.play_pause_button.configure(text="▶")

    def previous_song(self):
        if not self.songs_list: self._update_display_title(base_title="TRACKLIST EMPTY"); return
        original_index = self.current_song_index; self.stop()
        if len(self.songs_list) > 0: self.current_song_index = (original_index - 1 + len(self.songs_list)) % len(self.songs_list); self.play_music()

    def next_song(self, auto_advance=False):
        if not self.songs_list: self._update_display_title(base_title="TRACKLIST EMPTY"); return
        original_index = self.current_song_index
        if not auto_advance: self.stop()
        else: self.playing_state = False; self.paused = False; self.thread_running = False; self.abort_waveform_generation(); self.stopped_position = 0.0; self.song_time = 0.0; print("Auto-advancing to next song.")
        if len(self.songs_list) > 0: self.current_song_index = (original_index + 1) % len(self.songs_list); self.play_music()

    def volume_adjust(self, value):
        volume = float(value)
        try: pygame.mixer.music.set_volume(volume)
        except Exception as e: print(f"Warning: Could not set volume: {e}"); return
        theme = self.themes[self.current_theme_name]
        base_text_col = COLOR_BLACK if self.current_theme_name == "light" else theme["L6_text_light"]; accent_col = theme["L3_accent_primary"]
        if volume > 0 and self.muted:
            self.muted = False
            if self.volume_button and self.volume_button.winfo_exists(): self.volume_button.configure(text="VOL", text_color=base_text_col)
        elif volume == 0 and not self.muted:
             self.muted = True
             if self.volume_button and self.volume_button.winfo_exists(): self.volume_button.configure(text="MUTED", text_color=accent_col)
        if volume > 0: self.previous_volume = volume

    def toggle_mute(self):
        theme = self.themes[self.current_theme_name]
        base_text_col = COLOR_BLACK if self.current_theme_name == "light" else theme["L6_text_light"]; accent_col = theme["L3_accent_primary"]
        if self.muted:
             try:
                 pygame.mixer.music.set_volume(self.previous_volume)
                 if self.volume_slider and self.volume_slider.winfo_exists(): self.volume_slider.set(self.previous_volume)
                 self.muted = False
                 if self.volume_button and self.volume_button.winfo_exists(): self.volume_button.configure(text="VOL", text_color=base_text_col)
             except Exception as e: print(f"Warning: Could not set volume on unmute: {e}")
        else:
             try:
                 current_vol = pygame.mixer.music.get_volume()
                 if current_vol > 0: self.previous_volume = current_vol
                 pygame.mixer.music.set_volume(0)
                 if self.volume_slider and self.volume_slider.winfo_exists(): self.volume_slider.set(0)
                 self.muted = True
                 if self.volume_button and self.volume_button.winfo_exists(): self.volume_button.configure(text="MUTED", text_color=accent_col)
             except Exception as e: print(f"Warning: Could not set volume on mute: {e}")

    def toggle_mix(self):
        self.shuffle_state = not self.shuffle_state; print(f"Mix toggled: {'ON' if self.shuffle_state else 'OFF'}")
        theme = self.themes[self.current_theme_name]; base_text_col = COLOR_BLACK if self.current_theme_name == "light" else theme["L6_text_light"]; accent_col = theme["L3_accent_primary"]
        color = accent_col if self.shuffle_state else base_text_col
        if self.mix_button and self.mix_button.winfo_exists(): self.mix_button.configure(text_color=color)

    def toggle_loop(self):
        self.loop_state = (self.loop_state + 1) % 3
        print(f"Loop toggled: State {self.loop_state}")
        self.apply_loop_button_state()

    def apply_loop_button_state(self):
        if not (self.loop_button and self.loop_button.winfo_exists()): return
        theme = self.themes[self.current_theme_name]
        base_text_col = COLOR_BLACK if self.current_theme_name == "light" else theme["L6_text_light"]
        accent_col = theme["L3_accent_primary"]
        color = accent_col if self.loop_state > 0 else base_text_col
        if self.loop_state == 1: loop_text = "LOOP ALL"
        elif self.loop_state == 2: loop_text = "LOOP ONE"
        else: loop_text = "LOOP"
        self.loop_button.configure(text_color=color, text=loop_text)

    def slider_start_scroll(self, event):
        if self.current_song and self.song_length > 0: self.slider_active = True
        else: self.slider_active = False

    def slider_stop_scroll(self, event):
        if not self.slider_active: return
        position = 0.0
        if self.song_slider and self.song_slider.winfo_exists(): position = float(self.song_slider.get())
        else: self.slider_active = False; return
        self.slider_active = False; print(f"Slider release - Seeking to: {position:.2f}s"); self.seek_song(position)

    def slide_song(self, value):
        if not self.slider_active: return
        position = float(value); mins, secs = divmod(int(position), 60); time_str = f"{mins:02d}:{secs:02d}"
        if self.current_time_label and self.current_time_label.winfo_exists(): self.current_time_label.configure(text=time_str)
        pos_ratio = np.clip(position / self.song_length, 0.0, 1.0) if self.song_length > 0 else 0.0
        self.draw_waveform_position_indicator(pos_ratio)
        if self.fig_wave and self.fig_wave.canvas: self.fig_wave.canvas.draw_idle()

    def on_waveform_press(self, event):
        if (event.inaxes != self.ax_wave or self.waveform_peak_data is None or self.song_length <= 0): self.waveform_dragging = False; return
        self.waveform_dragging = True; self.slider_active = True; self._update_position_from_waveform_event(event)

    def on_waveform_motion(self, event):
        if not self.waveform_dragging or event.inaxes != self.ax_wave: return
        self._update_position_from_waveform_event(event)

    def on_waveform_release(self, event):
        if not self.waveform_dragging: return
        target_time = 0.0
        if self.song_slider and self.song_slider.winfo_exists(): target_time = float(self.song_slider.get())
        else: self.waveform_dragging = False; self.slider_active = False; return
        self.waveform_dragging = False; self.slider_active = False; print(f"Waveform release - Seeking to: {target_time:.2f}s"); self.seek_song(target_time)

    def on_waveform_leave(self, event):
        if self.waveform_dragging: print("Waveform leave while dragging - treating as release"); self.on_waveform_release(event)

    def _update_position_from_waveform_event(self, event):
        if self.waveform_peak_data is None or self.song_length <= 0 or event.xdata is None: return
        num_points = len(self.waveform_peak_data); x_coord = event.xdata; x_max = (num_points - 1) if num_points > 1 else 1
        position_ratio = np.clip(x_coord / x_max, 0.0, 1.0) if x_max > 0 else 0.0; target_time = position_ratio * self.song_length
        if self.song_slider and self.song_slider.winfo_exists(): self.song_slider.set(target_time)
        if self.current_time_label and self.current_time_label.winfo_exists(): mins, secs = divmod(int(target_time), 60); self.current_time_label.configure(text=f"{mins:02d}:{secs:02d}")
        self.draw_waveform_position_indicator(position_ratio)
        if self.fig_wave and self.fig_wave.canvas: self.fig_wave.canvas.draw_idle()

    def seek_song(self, position_seconds):
        if self.current_song and self.song_length > 0 and pygame.mixer.get_init():
            self.is_seeking = True
            try:
                self.has_error = False; seek_pos = np.clip(position_seconds, 0.0, self.song_length - 0.1 if self.song_length > 0.1 else 0.0)
                print(f"Seeking to: {seek_pos:.2f}s (requested: {position_seconds:.2f}s)")
                self.stopped_position = seek_pos; self.song_time = seek_pos
                if self.song_slider and self.song_slider.winfo_exists(): self.song_slider.set(seek_pos)
                if self.current_time_label and self.current_time_label.winfo_exists(): mins, secs = divmod(int(seek_pos), 60); self.current_time_label.configure(text=f"{mins:02d}:{secs:02d}")
                pos_ratio = np.clip(seek_pos / self.song_length, 0.0, 1.0) if self.song_length > 0 else 0.0
                self.draw_waveform_position_indicator(pos_ratio)
                if self.fig_wave and self.fig_wave.canvas: self.fig_wave.canvas.draw_idle()
                if self.raw_sample_data is not None: self.update_oscilloscope()
                try:
                    if self.playing_state or self.paused:
                        was_paused = self.paused; pygame.mixer.music.play(start=seek_pos)
                        if was_paused:
                            pygame.mixer.music.pause(); self.playing_state = False; self.paused = True
                            if self.play_pause_button and self.play_pause_button.winfo_exists(): self.play_pause_button.configure(text="▶")
                        else:
                            self.playing_state = True; self.paused = False
                            if self.play_pause_button and self.play_pause_button.winfo_exists(): self.play_pause_button.configure(text="II"); self.start_update_thread()
                        self._update_display_title()
                    else:
                         self._update_display_title()
                         if self.play_pause_button and self.play_pause_button.winfo_exists(): self.play_pause_button.configure(text="▶")
                         print(f"Player stopped, updated next start pos to {seek_pos:.2f}s")
                except pygame.error as e: print(f"Pygame error on seek: {e}"); self.has_error = True; self._update_display_title()
                except Exception as e: print(f"General error on seek: {e}"); traceback.print_exc(); self.has_error = True; self._update_display_title()
            finally: self.root.after(50, self._clear_seeking_flag)
        else: print("Seek ignored: No song, zero length, or mixer not initialized.")

    def _clear_seeking_flag(self):
        self.is_seeking = False

    def update_song_info(self):
        if not self.current_song:
            self._update_display_title(base_title="NO SONG LOADED");
            if self.total_time_label and self.total_time_label.winfo_exists(): self.total_time_label.configure(text="00:00");
            if self.song_slider and self.song_slider.winfo_exists(): self.song_slider.configure(to=100, number_of_steps=100); self.song_slider.set(0);
            self.song_length = 0.0; return
        song_name = os.path.basename(self.current_song)
        try:
            file_extension = os.path.splitext(self.current_song)[1].lower()
            audio = None
            if file_extension == '.mp3': audio = MP3(self.current_song)
            elif file_extension == '.flac': audio = FLAC_MUTAGEN(self.current_song)
            else: raise ValueError(f"Unsupported file type for info: {file_extension}")

            if audio and hasattr(audio, 'info') and hasattr(audio.info, 'length'):
                self.song_length = audio.info.length
                if not isinstance(self.song_length, (int, float)) or self.song_length <= 0: self.song_length = 0.0
                mins, secs = divmod(int(self.song_length), 60); self.total_time = f"{mins:02d}:{secs:02d}"
                if self.total_time_label and self.total_time_label.winfo_exists(): self.total_time_label.configure(text=self.total_time)
                slider_max = max(1.0, self.song_length); num_steps = max(100, int(slider_max * 10))
                if self.song_slider and self.song_slider.winfo_exists(): self.song_slider.configure(to=slider_max, number_of_steps=num_steps)
                if self.stopped_position == 0 and not self.playing_state and not self.paused:
                    if self.song_slider and self.song_slider.winfo_exists(): self.song_slider.set(0)
                    if self.current_time_label and self.current_time_label.winfo_exists(): self.current_time_label.configure(text="00:00")
            else: raise ValueError(f"Mutagen could not read info/length for {song_name}")
        except Exception as e:
            print(f"Error getting song info: {e}"); self.has_error = True; self._update_display_title(base_title=song_name); self.song_length = 0.0; self.total_time = "00:00";
            if self.total_time_label and self.total_time_label.winfo_exists(): self.total_time_label.configure(text=self.total_time);
            if self.song_slider and self.song_slider.winfo_exists(): self.song_slider.configure(to=100, number_of_steps=100); self.song_slider.set(0);
            if self.current_time_label and self.current_time_label.winfo_exists(): self.current_time_label.configure(text="00:00")

    def trigger_waveform_generation(self):
        if self.waveform_thread and self.waveform_thread.is_alive():
            self.abort_waveform_generation(); time.sleep(0.05)
        if not self.current_song: return
        self.waveform_peak_data = None; self.raw_sample_data = None; self.sample_rate = None
        self.is_generating_waveform = True; self.has_error = False
        self._update_display_title()
        theme = self.themes[self.current_theme_name]; spine_color = theme['plot_spine']
        self.draw_initial_placeholder(self.ax_wave, self.fig_wave, spine_color,"GENERATING...")
        self.draw_initial_placeholder(self.ax_osc, self.fig_osc, spine_color,"")
        self.waveform_abort_flag.clear()
        self.waveform_thread = threading.Thread(target=self.generate_waveform_data_background, args=(self.current_song, self.waveform_abort_flag), daemon=True)
        self.waveform_thread.start()

    def generate_waveform_data_background(self, song_path, abort_flag):
        local_peak_data = None; local_raw_data = None; effective_sample_rate = None; error_message = None
        try:
            start_time = time.monotonic()
            if abort_flag.is_set(): return
            if not os.path.exists(song_path): raise FileNotFoundError(f"Audio file not found: {song_path}")

            try:
                audio_data, original_sample_rate = sf.read(song_path, dtype='float64', always_2d=True)
                if abort_flag.is_set(): return
                if audio_data.size == 0: raise ValueError("Audio file contains no samples.")
                if audio_data.shape[1] > 1: mono_samples_normalized = audio_data.mean(axis=1)
                else: mono_samples_normalized = audio_data[:, 0]
                if not np.any(mono_samples_normalized): print(f"Warning: Audio file {os.path.basename(song_path)} appears to be silent.")
            except sf.SoundFileError as sf_err:
                 error_message = f"WAVEFORM ERROR\nSoundfile Error\n({sf_err})"
                 print(f"BG_THREAD: SoundFileError: {sf_err}"); raise
            except Exception as load_err:
                 print(f"BG_THREAD: Error loading audio with soundfile: {load_err}")
                 if "sndfile library not found" in str(load_err).lower(): raise ImportError(f"libsndfile not found. Error: {load_err}")
                 else: raise RuntimeError(f"Soundfile load failed: {load_err}")

            if abort_flag.is_set(): return

            if self.osc_downsample_factor > 1:
                 local_raw_data = mono_samples_normalized[::self.osc_downsample_factor]
                 effective_sample_rate = original_sample_rate / self.osc_downsample_factor
            else:
                 local_raw_data = mono_samples_normalized
                 effective_sample_rate = original_sample_rate

            if abort_flag.is_set(): return

            target_points = 500
            if len(mono_samples_normalized) > 0:
                chunk_size = max(1, len(mono_samples_normalized) // target_points); processed_peaks = []
                num_chunks = (len(mono_samples_normalized) + chunk_size - 1) // chunk_size
                for i in range(num_chunks):
                     if i % 50 == 0 and abort_flag.is_set(): return
                     start = i * chunk_size; end = min((i + 1) * chunk_size, len(mono_samples_normalized))
                     chunk = mono_samples_normalized[start:end]
                     peak = np.max(np.abs(chunk)) if len(chunk) > 0 else 0.0; processed_peaks.append(peak)
                local_peak_data = np.array(processed_peaks)
            else: local_peak_data = np.array([])

            print(f"BG_THREAD: Waveform gen (soundfile) finished: {os.path.basename(song_path)} in {time.monotonic() - start_time:.2f}s")

        except ImportError as e: error_message = f"WAVEFORM ERROR\nDependency Missing?\n(e.g., libsndfile)\n{e}"
        except FileNotFoundError as e: error_message = f"WAVEFORM ERROR\nFile Not Found\n({e})"
        except PermissionError as e: error_message = f"WAVEFORM ERROR\nPermission Denied\n({e})"
        except MemoryError: error_message = "WAVEFORM ERROR\nMemory Error"
        except RuntimeError as e: error_message = f"WAVEFORM ERROR\nLoad/Process Error\n({e})"
        except Exception as e:
             print(f"BG_THREAD: UNEXPECTED error generating waveform (soundfile):"); traceback.print_exc();
             error_message = f"WAVEFORM ERROR\nUnexpected Error\n({type(e).__name__})"

        finally:
            if not abort_flag.is_set():
                if hasattr(self, 'root') and self.root.winfo_exists():
                     self.root.after(1, self.process_waveform_result, song_path, local_peak_data, local_raw_data, effective_sample_rate, error_message)
            else: print(f"BG_THREAD: Waveform generation was aborted, result not processed.")

    def process_waveform_result(self, song_path, peak_data, raw_data, sample_rate, error_message):
        if song_path != self.current_song:
            if self.is_generating_waveform: self.is_generating_waveform = False
            return

        self.is_generating_waveform = False
        theme = self.themes[self.current_theme_name]; spine_color = theme['plot_spine']

        if error_message:
            self.waveform_peak_data = None; self.raw_sample_data = None; self.sample_rate = None; self.has_error = True
            self._update_display_title(base_title=os.path.basename(song_path))
            self.draw_initial_placeholder(self.ax_wave, self.fig_wave, spine_color, error_message)
            self.draw_initial_placeholder(self.ax_osc, self.fig_osc, spine_color, "")
            print(f"Waveform generation failed for {os.path.basename(song_path)}: {error_message.replace('/n', ' - ')}")
        elif peak_data is not None and raw_data is not None and sample_rate is not None:
            self.waveform_peak_data = peak_data; self.raw_sample_data = raw_data; self.sample_rate = sample_rate; self.has_error = False
            self._update_display_title(); self.draw_static_matplotlib_waveform(); self.update_song_position()
            print(f"Waveform generated successfully for: {os.path.basename(song_path)}")
        else:
             self.waveform_peak_data = None; self.raw_sample_data = None; self.sample_rate = None; self.has_error = True
             self._update_display_title(base_title=os.path.basename(song_path))
             self.draw_initial_placeholder(self.ax_wave, self.fig_wave, spine_color,"GEN FAILED (Internal)")
             self.draw_initial_placeholder(self.ax_osc, self.fig_osc, spine_color,"")
             print(f"Waveform generation failed internally for: {os.path.basename(song_path)}")

    def draw_static_matplotlib_waveform(self):
        ax = self.ax_wave; fig = self.fig_wave; data = self.waveform_peak_data
        theme = self.themes[self.current_theme_name]; spine_color = theme['plot_spine']
        if data is None or not ax or not fig or not fig.canvas:
            if ax and fig and fig.canvas:
                placeholder_msg = "NO WAVEFORM DATA" if self.current_song else "LOAD A SONG"
                self.draw_initial_placeholder(ax, fig, spine_color, placeholder_msg)
            return
        try:
            ax.clear(); self._configure_axes(ax, fig, spine_color, theme["plot_bg"])
            if len(data) > 0:
                 x = np.arange(len(data)); y = data * 0.9
                 y = np.clip(y, 0.0, 0.95)
                 ax.fill_between(x, 0 - y, 0 + y, color=theme['plot_wave_main'], linewidth=0)
                 ax.set_ylim(-1, 1); ax.set_xlim(0, len(data) - 1 if len(data) > 1 else 1)
            else:
                 ax.set_ylim(-1, 1); ax.set_xlim(0, 1)
                 ax.plot([0, 1], [0, 0], color=theme['plot_wave_main'], linewidth=0.5)
            self.position_indicator_line_wave = None
            current_display_time = np.clip(self.song_time, 0.0, self.song_length if self.song_length > 0 else self.song_time)
            pos_ratio = np.clip(current_display_time / self.song_length, 0.0, 1.0) if self.song_length > 0 else 0.0
            self.draw_waveform_position_indicator(pos_ratio)
            try: fig.canvas.draw_idle()
            except Exception: pass
        except Exception as e: print(f"Error drawing static waveform: {e}"); traceback.print_exc(); self.draw_initial_placeholder(ax, fig, spine_color, "DRAW ERROR")

    def draw_waveform_position_indicator(self, position_ratio):
        ax = self.ax_wave; fig = self.fig_wave; data = self.waveform_peak_data; line_attr = 'position_indicator_line_wave'
        theme = self.themes[self.current_theme_name]; indicator_col = theme['plot_wave_indicator']
        if not ax or not fig or not fig.canvas: return
        try:
            num_points = len(data) if data is not None else 0
            x_max = (num_points - 1) if num_points > 1 else 1
            position_ratio = np.clip(position_ratio, 0.0, 1.0)
            x_pos = position_ratio * x_max
            x_pos = max(0, min(x_pos, x_max))
            old_line = getattr(self, line_attr, None)
            if old_line and old_line in ax.lines:
                try: old_line.remove()
                except (ValueError, AttributeError): pass
            if ax:
                 new_line = ax.axvline(x=x_pos, color=indicator_col, linewidth=1.2, ymin=0.05, ymax=0.95)
                 setattr(self, line_attr, new_line)
        except Exception as e: print(f"Error drawing position indicator: {e}"); traceback.print_exc(); setattr(self, line_attr, None)

    def update_oscilloscope(self):
        ax = self.ax_osc; fig = self.fig_osc; theme = self.themes[self.current_theme_name]
        spine_color = theme['plot_spine']; osc_col = theme['plot_osc_main']; bg_col = theme['plot_bg']
        if (self.raw_sample_data is None or len(self.raw_sample_data) == 0 or
            self.sample_rate is None or self.sample_rate <= 0 or
            not self.playing_state or self.paused or self.is_seeking or
            not ax or not fig or not fig.canvas):
            if (not self.playing_state or self.paused or self.is_seeking) and ax and fig and fig.canvas and len(ax.lines) > 0:
                self.draw_initial_placeholder(ax, fig, spine_color, "")
            return
        try:
            current_sample_index = int(self.song_time * self.sample_rate)
            window_samples = int(self.osc_window_seconds * self.sample_rate)
            if window_samples <= 0: window_samples = max(100, int(0.02 * self.sample_rate))
            start_index = max(0, current_sample_index)
            end_index = min(len(self.raw_sample_data), start_index + window_samples)
            start_index = max(0, end_index - window_samples)
            sample_slice = self.raw_sample_data[start_index:end_index]
            if len(sample_slice) > 0:
                ax.clear(); self._configure_axes(ax, fig, spine_color, bg_col)
                ax.set_ylim(-1.1, 1.1); x_osc = np.arange(len(sample_slice))
                ax.plot(x_osc, np.clip(sample_slice, -1.0, 1.0), color=osc_col, linewidth=0.8)
                ax.set_xlim(0, len(sample_slice) - 1 if len(sample_slice) > 1 else 1)
                try: fig.canvas.draw_idle()
                except Exception: pass
            elif len(ax.lines) > 0:
                self.draw_initial_placeholder(ax, fig, spine_color, "")
        except Exception as e: print(f"Error updating oscilloscope: {e}")

    def update_song_position(self):
        if self.slider_active or self.waveform_dragging or self.is_seeking: return
        if self.playing_state and not self.paused:
             try:
                 if pygame.mixer.get_init() and pygame.mixer.music.get_busy():
                     current_pos_ms = pygame.mixer.music.get_pos()
                     if current_pos_ms != -1:
                         time_since_last_play_sec = current_pos_ms / 1000.0
                         current_abs_time = self.stopped_position + time_since_last_play_sec
                         buffer = 0.1
                         current_abs_time = np.clip(current_abs_time, 0.0, (self.song_length + buffer) if self.song_length > 0 else current_abs_time + 1.0)
                         self.song_time = current_abs_time
                         display_time_for_ui = np.clip(self.song_time, 0.0, self.song_length if self.song_length > 0 else self.song_time)
                         if self.song_slider and self.song_slider.winfo_exists(): self.song_slider.set(display_time_for_ui)
                         if self.current_time_label and self.current_time_label.winfo_exists():
                             mins, secs = divmod(int(display_time_for_ui), 60)
                             time_elapsed_str = f"{mins:02d}:{secs:02d}"
                             if self.current_time_label.cget("text") != time_elapsed_str: self.current_time_label.configure(text=time_elapsed_str)
                         pos_ratio = np.clip(display_time_for_ui / self.song_length, 0.0, 1.0) if self.song_length > 0 else 0
                         self.draw_waveform_position_indicator(pos_ratio)
                         if self.fig_wave and self.fig_wave.canvas:
                             try: self.fig_wave.canvas.draw_idle()
                             except Exception: pass
                         self.update_oscilloscope()
                 else:
                     if hasattr(self, 'root') and self.root.winfo_exists() and self.playing_state:
                        is_past_end = (self.song_length > 0 and self.song_time >= self.song_length - 0.05)
                        mixer_really_stopped = pygame.mixer.get_init() and not pygame.mixer.music.get_busy()
                        if is_past_end or mixer_really_stopped:
                            if hasattr(self, 'root') and self.root.winfo_exists():
                                self.root.after(50, self.check_music_end_on_main_thread)
             except pygame.error as e: print(f"Pygame error in update: {e}"); self.has_error = True; self._update_display_title(); self.stop()
             except Exception as e:
                 if hasattr(self, 'root') and self.root.winfo_exists(): print(f"Error during UI update: {e}")
                 self.thread_running = False

    def start_update_thread(self):
        if not self.thread_running and self.playing_state and not self.paused:
            self.thread_running = True
            if self.update_thread and self.update_thread.is_alive(): return
            self.update_thread = threading.Thread(target=self.update_time, daemon=True); self.update_thread.start()
        elif not self.playing_state or self.paused: self.thread_running = False

    def update_time(self):
        update_interval = 0.05
        while self.thread_running:
            start_loop_time = time.monotonic()
            try:
                if hasattr(self, 'root') and self.root.winfo_exists(): self.root.after(0, self.update_song_position)
                else: self.thread_running = False; break
            except Exception as e:
                 if "application has been destroyed" in str(e).lower() or "invalid command name" in str(e).lower(): print("Update thread stopping: Tkinter object destroyed.")
                 else: print(f"Update thread error: {e}")
                 self.thread_running = False; break
            time_taken = time.monotonic() - start_loop_time
            sleep_time = max(0, update_interval - time_taken)
            time.sleep(sleep_time)
            if not self.playing_state or self.paused: self.thread_running = False

    def check_music_end_on_main_thread(self):
        if not (hasattr(self, 'root') and self.root.winfo_exists()): return
        if not self.playing_state or self.paused or self.is_seeking: return
        try:
            is_at_end = (self.song_length > 0 and self.song_time >= self.song_length - 0.05)
            mixer_stopped = pygame.mixer.get_init() and not pygame.mixer.music.get_busy()
            mixer_pos_error = False
            if pygame.mixer.get_init():
                try: mixer_pos_error = (pygame.mixer.music.get_pos() == -1)
                except pygame.error: mixer_pos_error = True
            if mixer_stopped or mixer_pos_error or is_at_end:
                 print(f"Detected song end: {os.path.basename(self.current_song)} (MixerStopped: {mixer_stopped}, MixerPosError: {mixer_pos_error}, IsAtEnd: {is_at_end})")
                 self.playing_state = False; self.paused = False; self.thread_running = False
                 final_pos = self.song_length if self.song_length > 0 else 0
                 self.stopped_position = final_pos; self.song_time = final_pos
                 if self.song_length > 0:
                     if self.song_slider and self.song_slider.winfo_exists(): self.song_slider.set(self.song_length)
                     if self.current_time_label and self.current_time_label.winfo_exists(): mins, secs = divmod(int(self.song_length), 60); self.current_time_label.configure(text=f"{mins:02d}:{secs:02d}")
                     self.draw_waveform_position_indicator(1.0)
                 else:
                     if self.song_slider and self.song_slider.winfo_exists(): self.song_slider.set(0);
                     if self.current_time_label and self.current_time_label.winfo_exists(): self.current_time_label.configure(text="00:00");
                     self.draw_waveform_position_indicator(0.0)
                 if self.fig_wave and self.fig_wave.canvas:
                     try: self.fig_wave.canvas.draw_idle()
                     except Exception: pass
                 if self.play_pause_button and self.play_pause_button.winfo_exists(): self.play_pause_button.configure(text="▶")
                 theme = self.themes[self.current_theme_name]; spine_color = theme['plot_spine']
                 self.draw_initial_placeholder(self.ax_osc, self.fig_osc, spine_color, "")
                 self._update_display_title()
                 if hasattr(self, 'root') and self.root.winfo_exists(): self.root.after(50, self.handle_song_end_action)
            elif not pygame.mixer.get_init(): print("Mixer stopped unexpectedly."); self.stop()
        except pygame.error as e: print(f"Pygame error during end check: {e}"); self.has_error=True; self._update_display_title(); self.stop()
        except Exception as e: print(f"Error during end check: {e}"); traceback.print_exc(); self.has_error=True; self._update_display_title(); self.stop()

    def handle_song_end_action(self):
        if not (hasattr(self, 'root') and self.root.winfo_exists()): return
        theme = self.themes[self.current_theme_name]; spine_color = theme['plot_spine']
        if self.loop_state == 2:
             print("Looping current song.")
             if self.song_slider and self.song_slider.winfo_exists(): self.song_slider.set(0);
             if self.current_time_label and self.current_time_label.winfo_exists(): self.current_time_label.configure(text="00:00");
             self.play_music()
        elif self.loop_state == 1: print("Looping all - playing next."); self.next_song(auto_advance=True)
        elif self.shuffle_state: print("Mix on - playing random."); self.play_random_song(auto_advance=True)
        else:
             if self.current_song_index >= len(self.songs_list) - 1:
                 print("End of tracklist reached.")
                 last_song_name = os.path.basename(self.current_song) if self.current_song else "TRACKLIST END"
                 self.stop()
                 self.stopped_position = 0.0; self.song_time = 0.0; self.current_song_index = 0
                 if self.songs_list: self.select_song(self.current_song_index)
                 if self.song_slider and self.song_slider.winfo_exists(): self.song_slider.set(0);
                 if self.current_time_label and self.current_time_label.winfo_exists(): self.current_time_label.configure(text="00:00");
                 self.draw_waveform_position_indicator(0)
                 if self.fig_wave and self.fig_wave.canvas:
                     try: self.fig_wave.canvas.draw_idle()
                     except Exception: pass
                 self.draw_initial_placeholder(self.ax_osc, self.fig_osc, spine_color,"")
                 self._update_display_title(base_title=last_song_name)
                 if self.play_pause_button and self.play_pause_button.winfo_exists(): self.play_pause_button.configure(text="▶")
             else: print("Playing next song in sequence."); self.next_song(auto_advance=True)

    def play_random_song(self, auto_advance=False):
        if not self.songs_list: self.stop(); return
        if not auto_advance: self.stop()
        else: self.playing_state = False; self.paused = False; self.thread_running = False; self.abort_waveform_generation(); self.stopped_position = 0.0; self.song_time = 0.0; print("Auto-advancing to random song.")
        if len(self.songs_list) > 1:
             possible_indices = [i for i in range(len(self.songs_list)) if i != self.current_song_index]
             if not possible_indices: possible_indices = list(range(len(self.songs_list)))
             self.current_song_index = random.choice(possible_indices)
        elif len(self.songs_list) == 1: self.current_song_index = 0
        else: self.clear_playlist(); return
        self.play_music()

    def abort_waveform_generation(self):
        if self.waveform_thread and self.waveform_thread.is_alive():
            if not self.waveform_abort_flag.is_set():
                 print(f"Signalling waveform thread to abort...")
                 self.waveform_abort_flag.set()
                 if self.is_generating_waveform:
                      self.is_generating_waveform = False
                      if self.current_song and "[GENERATING...]" in self.song_title_var.get():
                          try:
                            if hasattr(self, 'root') and self.root.winfo_exists(): self.root.after(0, self._update_display_title)
                          except Exception: pass

    def on_closing(self):
        print("Closing application..."); self.thread_running = False; self.abort_waveform_generation()
        try:
            if pygame.mixer.get_init(): pygame.mixer.music.stop(); pygame.mixer.quit(); print("Pygame stopped.")
        except Exception as e: print(f"Error quitting pygame: {e}")
        try: plt.close(self.fig_wave)
        except Exception: pass
        try: plt.close(self.fig_osc)
        except Exception: pass
        if self.waveform_thread and self.waveform_thread.is_alive():
            print("Waiting for waveform thread to join...")
            self.waveform_thread.join(timeout=0.3)
            if self.waveform_thread.is_alive(): print("Waveform thread did not join cleanly.")
        if self.update_thread and self.update_thread.is_alive():
            print("Waiting for update thread to join...")
            self.update_thread.join(timeout=0.3)
            if self.update_thread.is_alive(): print("Update thread did not join cleanly.")
        if hasattr(self, 'root') and self.root:
            try:
                if self.root.winfo_exists(): self.root.destroy(); print("Application closed.")
                else: print("Root window already destroyed.")
            except Exception as e: print(f"Error destroying root window: {e}")

# --- Main Execution Block ---
if __name__ == "__main__":
    try:
        if os.name == 'nt':
             try:
                from ctypes import windll
                try: windll.shcore.SetProcessDpiAwareness(1)
                except AttributeError:
                    try: windll.user32.SetProcessDPIAware()
                    except AttributeError: pass
             except Exception as dpi_error: print(f"Could not set DPI awareness: {dpi_error}")

        root = ctk.CTk()
        # Removed minsize constraint
        player = MN1MusicPlayer (root)
        root.mainloop()
    except Exception as main_error:
        print("\n--- FATAL APPLICATION ERROR ---"); print(f"Error: {main_error}"); traceback.print_exc()
        try:
            import tkinter as tk; from tkinter import messagebox
            root_err = tk.Tk(); root_err.withdraw(); messagebox.showerror("Fatal Error", f"Critical error:\n\n{main_error}\n\nSee console."); root_err.destroy()
        except Exception: pass
        input("Press Enter to exit console.")
